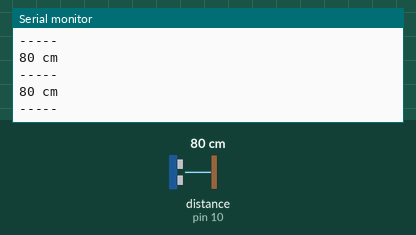
A sketch run on a simulated Arduino Uno, built with avr-gcc and run on an emulated ATmega328P. Shown: the last lines printed to the serial monitor. Wiring (inferred from the names in the program): ultrasonic range finder: trigger pin 9; echo pin 10. Inputs (shaded band) come from the test bench; at power-on: distance to the obstacle (sensor on pin 10) 80 cm. The echo pulse lasts 58.3 µs per cm.

Above: at 1.2 s.
1.3 s: distance to the obstacle (sensor on pin 10) set to 2 cm
At 1.6 s:
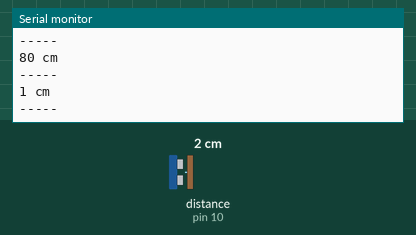
2.8 s: distance to the obstacle (sensor on pin 10) set to 4 cm
At 3.0 s:
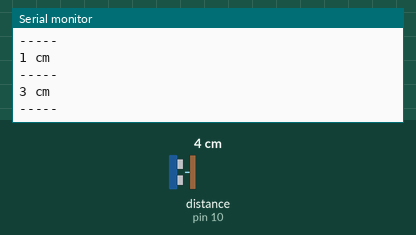
Timing chart, 0 to 5.8 s (numbered marks = the images above; inputs shaded):
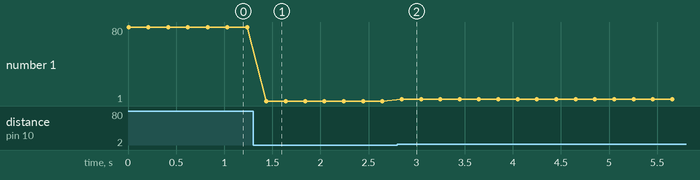

The sketch:

UltrasonicTest.ino
```cpp
#define echoPin 10
#define trigPin 9

void setup() {

Serial.begin(9600);
pinMode(trigPin, OUTPUT);
pinMode(echoPin, INPUT);
}

void loop() {
int distance = msToCm( getDistance() );
Serial.print(distance);
Serial.println(" cm");
Serial.println("-----");
delay(200);
}

long getDistance() {
long duration;
digitalWrite(trigPin, LOW);
delayMicroseconds(2);
digitalWrite(trigPin, HIGH);
delayMicroseconds(10);
digitalWrite(trigPin, LOW);
duration = pulseIn(echoPin, HIGH);
return duration;
}

long msToCm(long microseconds) {
return microseconds / 29 / 2;
}
```

Measured:
- after the input at 1.3 s, the serial monitor: prints a new line after 0.14 s (image 1)
- after the input at 2.8 s, the serial monitor: prints a new line at once (image 2)
- plotted number 1: 80 → 1 after the input at 1.3 s, 1 → 3 after the input at 2.8 s
